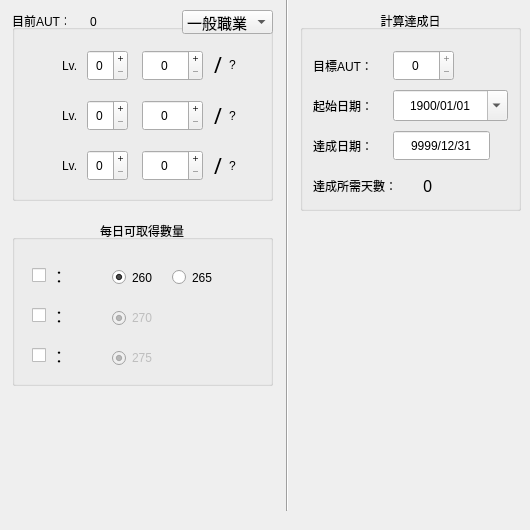
   <widget class="QWidget" name="tab_aut">
    <attribute name="icon">
     <iconset resource="images.qrc">
      <normaloff>:/images/AUT1.png</normaloff>:/images/AUT1.png</iconset>
    </attribute>
    <attribute name="title">
     <string>AUT達成日計算</string>
    </attribute>
    <attribute name="toolTip">
     <string>使用左右鍵或滑鼠滾輪可切換頁面哦！</string>
    </attribute>
    <widget class="QGroupBox" name="groupBox_9">
     <property name="geometry">
      <rect>
       <x>12</x>
       <y>10</y>
       <width>261</width>
       <height>191</height>
      </rect>
     </property>
     <property name="title">
      <string>目前AUT：</string>
     </property>
     <property name="alignment">
      <set>Qt::AlignLeading|Qt::AlignLeft|Qt::AlignVCenter</set>
     </property>
     <widget class="QLabel" name="Aut1upgrade">
      <property name="geometry">
       <rect>
        <x>217</x>
        <y>39</y>
        <width>41</width>
        <height>31</height>
       </rect>
      </property>
      <property name="toolTip">
       <string notr="true">升級所需數量</string>
      </property>
      <property name="statusTip">
       <string notr="true"/>
      </property>
      <property name="whatsThis">
       <string notr="true"/>
      </property>
      <property name="accessibleName">
       <string notr="true"/>
      </property>
      <property name="accessibleDescription">
       <string notr="true"/>
      </property>
      <property name="text">
       <string notr="true">?</string>
      </property>
     </widget>
     <widget class="QLabel" name="label_7">
      <property name="geometry">
       <rect>
        <x>50</x>
        <y>40</y>
        <width>21</width>
        <height>31</height>
       </rect>
      </property>
      <property name="toolTip">
       <string notr="true"/>
      </property>
      <property name="statusTip">
       <string notr="true"/>
      </property>
      <property name="whatsThis">
       <string notr="true"/>
      </property>
      <property name="accessibleName">
       <string notr="true"/>
      </property>
      <property name="accessibleDescription">
       <string notr="true"/>
      </property>
      <property name="text">
       <string notr="true">Lv.</string>
      </property>
     </widget>
     <widget class="QLabel" name="label_63">
      <property name="geometry">
       <rect>
        <x>50</x>
        <y>90</y>
        <width>21</width>
        <height>31</height>
       </rect>
      </property>
      <property name="toolTip">
       <string notr="true"/>
      </property>
      <property name="statusTip">
       <string notr="true"/>
      </property>
      <property name="whatsThis">
       <string notr="true"/>
      </property>
      <property name="accessibleName">
       <string notr="true"/>
      </property>
      <property name="accessibleDescription">
       <string notr="true"/>
      </property>
      <property name="text">
       <string notr="true">Lv.</string>
      </property>
     </widget>
     <widget class="QLabel" name="autimg1">
      <property name="geometry">
       <rect>
        <x>10</x>
        <y>35</y>
        <width>41</width>
        <height>41</height>
       </rect>
      </property>
      <property name="toolTip">
       <string notr="true">賽爾尼溫</string>
      </property>
      <property name="statusTip">
       <string notr="true"/>
      </property>
      <property name="whatsThis">
       <string notr="true"/>
      </property>
      <property name="accessibleName">
       <string notr="true"/>
      </property>
      <property name="accessibleDescription">
       <string notr="true"/>
      </property>
      <property name="text">
       <string notr="true"/>
      </property>
      <property name="pixmap">
       <pixmap resource="images.qrc">:/images/AUT1.png</pixmap>
      </property>
      <property name="scaledContents">
       <bool>false</bool>
      </property>
      <property name="margin">
       <number>-1</number>
      </property>
     </widget>
     <widget class="QLabel" name="label_64">
      <property name="geometry">
       <rect>
        <x>202</x>
        <y>39</y>
        <width>16</width>
        <height>31</height>
       </rect>
      </property>
      <property name="font">
       <font>
        <family>微軟正黑體</family>
        <pointsize>16</pointsize>
       </font>
      </property>
      <property name="toolTip">
       <string notr="true"/>
      </property>
      <property name="statusTip">
       <string notr="true"/>
      </property>
      <property name="whatsThis">
       <string notr="true"/>
      </property>
      <property name="accessibleName">
       <string notr="true"/>
      </property>
      <property name="accessibleDescription">
       <string notr="true"/>
      </property>
      <property name="text">
       <string notr="true">/</string>
      </property>
     </widget>
     <widget class="QLabel" name="Aut2upgrade">
      <property name="geometry">
       <rect>
        <x>217</x>
        <y>90</y>
        <width>41</width>
        <height>31</height>
       </rect>
      </property>
      <property name="toolTip">
       <string notr="true">升級所需數量</string>
      </property>
      <property name="statusTip">
       <string notr="true"/>
      </property>
      <property name="whatsThis">
       <string notr="true"/>
      </property>
      <property name="accessibleName">
       <string notr="true"/>
      </property>
      <property name="accessibleDescription">
       <string notr="true"/>
      </property>
      <property name="text">
       <string notr="true">?</string>
      </property>
     </widget>
     <widget class="QLabel" name="label_67">
      <property name="geometry">
       <rect>
        <x>202</x>
        <y>90</y>
        <width>16</width>
        <height>31</height>
       </rect>
      </property>
      <property name="font">
       <font>
        <family>微軟正黑體</family>
        <pointsize>16</pointsize>
       </font>
      </property>
      <property name="toolTip">
       <string notr="true"/>
      </property>
      <property name="statusTip">
       <string notr="true"/>
      </property>
      <property name="whatsThis">
       <string notr="true"/>
      </property>
      <property name="accessibleName">
       <string notr="true"/>
      </property>
      <property name="accessibleDescription">
       <string notr="true"/>
      </property>
      <property name="text">
       <string notr="true">/</string>
      </property>
     </widget>
     <widget class="QLabel" name="autimg2">
      <property name="geometry">
       <rect>
        <x>10</x>
        <y>85</y>
        <width>41</width>
        <height>41</height>
       </rect>
      </property>
      <property name="toolTip">
       <string notr="true">阿爾克斯</string>
      </property>
      <property name="statusTip">
       <string notr="true"/>
      </property>
      <property name="whatsThis">
       <string notr="true"/>
      </property>
      <property name="accessibleName">
       <string notr="true"/>
      </property>
      <property name="accessibleDescription">
       <string notr="true"/>
      </property>
      <property name="text">
       <string notr="true"/>
      </property>
      <property name="pixmap">
       <pixmap resource="images.qrc">:/images/AUT2.png</pixmap>
      </property>
      <property name="margin">
       <number>-1</number>
      </property>
     </widget>
     <widget class="QSpinBox" name="Aut1LV">
      <property name="geometry">
       <rect>
        <x>75</x>
        <y>40</y>
        <width>41</width>
        <height>31</height>
       </rect>
      </property>
      <property name="alignment">
       <set>Qt::AlignCenter</set>
      </property>
      <property name="buttonSymbols">
       <enum>QAbstractSpinBox::PlusMinus</enum>
      </property>
      <property name="showGroupSeparator" stdset="0">
       <bool>false</bool>
      </property>
      <property name="maximum">
       <number>11</number>
      </property>
      <property name="value">
       <number>0</number>
      </property>
     </widget>
     <widget class="QSpinBox" name="Aut2LV">
      <property name="geometry">
       <rect>
        <x>75</x>
        <y>90</y>
        <width>41</width>
        <height>31</height>
       </rect>
      </property>
      <property name="alignment">
       <set>Qt::AlignCenter</set>
      </property>
      <property name="buttonSymbols">
       <enum>QAbstractSpinBox::PlusMinus</enum>
      </property>
      <property name="showGroupSeparator" stdset="0">
       <bool>false</bool>
      </property>
      <property name="maximum">
       <number>11</number>
      </property>
      <property name="value">
       <number>0</number>
      </property>
     </widget>
     <widget class="QSpinBox" name="Aut1current">
      <property name="geometry">
       <rect>
        <x>130</x>
        <y>40</y>
        <width>61</width>
        <height>31</height>
       </rect>
      </property>
      <property name="alignment">
       <set>Qt::AlignCenter</set>
      </property>
      <property name="buttonSymbols">
       <enum>QAbstractSpinBox::PlusMinus</enum>
      </property>
      <property name="showGroupSeparator" stdset="0">
       <bool>false</bool>
      </property>
      <property name="maximum">
       <number>1100</number>
      </property>
      <property name="value">
       <number>0</number>
      </property>
      <property name="displayIntegerBase">
       <number>10</number>
      </property>
     </widget>
     <widget class="QSpinBox" name="Aut2current">
      <property name="geometry">
       <rect>
        <x>130</x>
        <y>90</y>
        <width>61</width>
        <height>31</height>
       </rect>
      </property>
      <property name="alignment">
       <set>Qt::AlignCenter</set>
      </property>
      <property name="buttonSymbols">
       <enum>QAbstractSpinBox::PlusMinus</enum>
      </property>
      <property name="showGroupSeparator" stdset="0">
       <bool>false</bool>
      </property>
      <property name="maximum">
       <number>1100</number>
      </property>
      <property name="value">
       <number>0</number>
      </property>
      <property name="displayIntegerBase">
       <number>10</number>
      </property>
     </widget>
     <widget class="QLabel" name="AutTotal">
      <property name="geometry">
       <rect>
        <x>78</x>
        <y>-4</y>
        <width>41</width>
        <height>31</height>
       </rect>
      </property>
      <property name="toolTip">
       <string notr="true"/>
      </property>
      <property name="statusTip">
       <string notr="true"/>
      </property>
      <property name="whatsThis">
       <string notr="true"/>
      </property>
      <property name="accessibleName">
       <string notr="true"/>
      </property>
      <property name="accessibleDescription">
       <string notr="true"/>
      </property>
      <property name="text">
       <string notr="true">0</string>
      </property>
     </widget>
     <widget class="QLabel" name="Aut3upgrade">
      <property name="geometry">
       <rect>
        <x>217</x>
        <y>140</y>
        <width>41</width>
        <height>31</height>
       </rect>
      </property>
      <property name="toolTip">
       <string notr="true">升級所需數量</string>
      </property>
      <property name="statusTip">
       <string notr="true"/>
      </property>
      <property name="whatsThis">
       <string notr="true"/>
      </property>
      <property name="accessibleName">
       <string notr="true"/>
      </property>
      <property name="accessibleDescription">
       <string notr="true"/>
      </property>
      <property name="text">
       <string notr="true">?</string>
      </property>
     </widget>
     <widget class="QLabel" name="label_66">
      <property name="geometry">
       <rect>
        <x>50</x>
        <y>140</y>
        <width>21</width>
        <height>31</height>
       </rect>
      </property>
      <property name="toolTip">
       <string notr="true"/>
      </property>
      <property name="statusTip">
       <string notr="true"/>
      </property>
      <property name="whatsThis">
       <string notr="true"/>
      </property>
      <property name="accessibleName">
       <string notr="true"/>
      </property>
      <property name="accessibleDescription">
       <string notr="true"/>
      </property>
      <property name="text">
       <string notr="true">Lv.</string>
      </property>
     </widget>
     <widget class="QLabel" name="label_68">
      <property name="geometry">
       <rect>
        <x>202</x>
        <y>140</y>
        <width>16</width>
        <height>31</height>
       </rect>
      </property>
      <property name="font">
       <font>
        <family>微軟正黑體</family>
        <pointsize>16</pointsize>
       </font>
      </property>
      <property name="toolTip">
       <string notr="true"/>
      </property>
      <property name="statusTip">
       <string notr="true"/>
      </property>
      <property name="whatsThis">
       <string notr="true"/>
      </property>
      <property name="accessibleName">
       <string notr="true"/>
      </property>
      <property name="accessibleDescription">
       <string notr="true"/>
      </property>
      <property name="text">
       <string notr="true">/</string>
      </property>
     </widget>
     <widget class="QSpinBox" name="Aut3LV">
      <property name="geometry">
       <rect>
        <x>75</x>
        <y>140</y>
        <width>41</width>
        <height>31</height>
       </rect>
      </property>
      <property name="alignment">
       <set>Qt::AlignCenter</set>
      </property>
      <property name="buttonSymbols">
       <enum>QAbstractSpinBox::PlusMinus</enum>
      </property>
      <property name="showGroupSeparator" stdset="0">
       <bool>false</bool>
      </property>
      <property name="maximum">
       <number>11</number>
      </property>
      <property name="value">
       <number>0</number>
      </property>
     </widget>
     <widget class="QSpinBox" name="Aut3current">
      <property name="geometry">
       <rect>
        <x>130</x>
        <y>140</y>
        <width>61</width>
        <height>31</height>
       </rect>
      </property>
      <property name="alignment">
       <set>Qt::AlignCenter</set>
      </property>
      <property name="buttonSymbols">
       <enum>QAbstractSpinBox::PlusMinus</enum>
      </property>
      <property name="showGroupSeparator" stdset="0">
       <bool>false</bool>
      </property>
      <property name="maximum">
       <number>1100</number>
      </property>
      <property name="value">
       <number>0</number>
      </property>
      <property name="displayIntegerBase">
       <number>10</number>
      </property>
     </widget>
     <widget class="QLabel" name="autimg3">
      <property name="geometry">
       <rect>
        <x>10</x>
        <y>135</y>
        <width>41</width>
        <height>41</height>
       </rect>
      </property>
      <property name="toolTip">
       <string notr="true">奧迪溫</string>
      </property>
      <property name="statusTip">
       <string notr="true"/>
      </property>
      <property name="whatsThis">
       <string notr="true"/>
      </property>
      <property name="accessibleName">
       <string notr="true"/>
      </property>
      <property name="accessibleDescription">
       <string notr="true"/>
      </property>
      <property name="text">
       <string notr="true"/>
      </property>
      <property name="pixmap">
       <pixmap resource="images.qrc">:/images/AUT3.png</pixmap>
      </property>
      <property name="margin">
       <number>-1</number>
      </property>
     </widget>
    </widget>
    <widget class="QComboBox" name="AutMode">
     <property name="geometry">
      <rect>
       <x>182</x>
       <y>10</y>
       <width>91</width>
       <height>24</height>
      </rect>
     </property>
     <property name="font">
      <font>
       <family>微軟正黑體</family>
       <pointsize>11</pointsize>
      </font>
     </property>
     <property name="toolTip">
      <string notr="true">一般職業(主屬)、傑諾(三屬)、惡復(HP)</string>
     </property>
     <property name="statusTip">
      <string notr="true"/>
     </property>
     <property name="whatsThis">
      <string notr="true"/>
     </property>
     <property name="accessibleName">
      <string notr="true"/>
     </property>
     <property name="accessibleDescription">
      <string notr="true"/>
     </property>
     <property name="currentText">
      <string notr="true">一般職業</string>
     </property>
     <property name="insertPolicy">
      <enum>QComboBox::InsertAtCurrent</enum>
     </property>
     <item>
      <property name="text">
       <string>一般職業</string>
      </property>
     </item>
     <item>
      <property name="text">
       <string>傑諾</string>
      </property>
     </item>
     <item>
      <property name="text">
       <string>惡復</string>
      </property>
     </item>
    </widget>
    <widget class="QGroupBox" name="groupBox_10">
     <property name="geometry">
      <rect>
       <x>12</x>
       <y>220</y>
       <width>261</width>
       <height>166</height>
      </rect>
     </property>
     <property name="title">
      <string>每日可取得數量</string>
     </property>
     <property name="alignment">
      <set>Qt::AlignCenter</set>
     </property>
     <widget class="QCheckBox" name="daily260">
      <property name="geometry">
       <rect>
        <x>20</x>
        <y>30</y>
        <width>71</width>
        <height>51</height>
       </rect>
      </property>
      <property name="sizePolicy">
       <sizepolicy hsizetype="Minimum" vsizetype="Fixed">
        <horstretch>0</horstretch>
        <verstretch>0</verstretch>
       </sizepolicy>
      </property>
      <property name="font">
       <font>
        <family>微軟正黑體</family>
        <pointsize>12</pointsize>
        <bold>false</bold>
       </font>
      </property>
      <property name="toolTip">
       <string notr="true">賽爾尼溫</string>
      </property>
      <property name="statusTip">
       <string notr="true"/>
      </property>
      <property name="whatsThis">
       <string notr="true"/>
      </property>
      <property name="accessibleName">
       <string notr="true"/>
      </property>
      <property name="accessibleDescription">
       <string notr="true"/>
      </property>
      <property name="text">
       <string>：</string>
      </property>
      <property name="icon">
       <iconset resource="images.qrc">
        <normaloff>:/images/260.png</normaloff>:/images/260.png</iconset>
      </property>
      <property name="iconSize">
       <size>
        <width>36</width>
        <height>36</height>
       </size>
      </property>
      <property name="shortcut">
       <string>V</string>
      </property>
      <property name="tristate">
       <bool>false</bool>
      </property>
     </widget>
     <widget class="QCheckBox" name="daily270">
      <property name="geometry">
       <rect>
        <x>20</x>
        <y>70</y>
        <width>71</width>
        <height>51</height>
       </rect>
      </property>
      <property name="font">
       <font>
        <family>微軟正黑體</family>
        <pointsize>12</pointsize>
        <bold>false</bold>
       </font>
      </property>
      <property name="toolTip">
       <string notr="true">阿爾克斯</string>
      </property>
      <property name="statusTip">
       <string notr="true"/>
      </property>
      <property name="whatsThis">
       <string notr="true"/>
      </property>
      <property name="accessibleName">
       <string notr="true"/>
      </property>
      <property name="accessibleDescription">
       <string notr="true"/>
      </property>
      <property name="text">
       <string>：</string>
      </property>
      <property name="icon">
       <iconset resource="images.qrc">
        <normaloff>:/images/270.png</normaloff>:/images/270.png</iconset>
      </property>
      <property name="iconSize">
       <size>
        <width>36</width>
        <height>36</height>
       </size>
      </property>
      <property name="shortcut">
       <string>V</string>
      </property>
      <property name="tristate">
       <bool>false</bool>
      </property>
     </widget>
     <widget class="QWidget" name="widget" native="true">
      <property name="geometry">
       <rect>
        <x>90</x>
        <y>42</y>
        <width>131</width>
        <height>31</height>
       </rect>
      </property>
      <widget class="QRadioButton" name="mob265">
       <property name="geometry">
        <rect>
         <x>70</x>
         <y>0</y>
         <width>51</width>
         <height>31</height>
        </rect>
       </property>
       <property name="text">
        <string>265</string>
       </property>
       <property name="checked">
        <bool>false</bool>
       </property>
      </widget>
      <widget class="QRadioButton" name="mob260">
       <property name="geometry">
        <rect>
         <x>10</x>
         <y>0</y>
         <width>51</width>
         <height>31</height>
        </rect>
       </property>
       <property name="text">
        <string>260</string>
       </property>
       <property name="checked">
        <bool>true</bool>
       </property>
      </widget>
     </widget>
     <widget class="QWidget" name="widget_2" native="true">
      <property name="geometry">
       <rect>
        <x>90</x>
        <y>80</y>
        <width>131</width>
        <height>31</height>
       </rect>
      </property>
      <widget class="QRadioButton" name="mob270">
       <property name="enabled">
        <bool>false</bool>
       </property>
       <property name="geometry">
        <rect>
         <x>10</x>
         <y>10</y>
         <width>83</width>
         <height>16</height>
        </rect>
       </property>
       <property name="text">
        <string>270</string>
       </property>
       <property name="checkable">
        <bool>true</bool>
       </property>
       <property name="checked">
        <bool>true</bool>
       </property>
      </widget>
     </widget>
     <widget class="QWidget" name="widget_3" native="true">
      <property name="geometry">
       <rect>
        <x>90</x>
        <y>120</y>
        <width>131</width>
        <height>31</height>
       </rect>
      </property>
      <widget class="QRadioButton" name="mob275">
       <property name="enabled">
        <bool>false</bool>
       </property>
       <property name="geometry">
        <rect>
         <x>10</x>
         <y>10</y>
         <width>83</width>
         <height>16</height>
        </rect>
       </property>
       <property name="text">
        <string>275</string>
       </property>
       <property name="checkable">
        <bool>true</bool>
       </property>
       <property name="checked">
        <bool>true</bool>
       </property>
      </widget>
     </widget>
     <widget class="QCheckBox" name="daily275">
      <property name="geometry">
       <rect>
        <x>20</x>
        <y>110</y>
        <width>71</width>
        <height>51</height>
       </rect>
      </property>
      <property name="font">
       <font>
        <family>微軟正黑體</family>
        <pointsize>12</pointsize>
        <bold>false</bold>
       </font>
      </property>
      <property name="toolTip">
       <string notr="true">奧迪溫</string>
      </property>
      <property name="statusTip">
       <string notr="true"/>
      </property>
      <property name="whatsThis">
       <string notr="true"/>
      </property>
      <property name="accessibleName">
       <string notr="true"/>
      </property>
      <property name="accessibleDescription">
       <string notr="true"/>
      </property>
      <property name="text">
       <string>：</string>
      </property>
      <property name="icon">
       <iconset resource="images.qrc">
        <normaloff>:/images/275.png</normaloff>:/images/275.png</iconset>
      </property>
      <property name="iconSize">
       <size>
        <width>36</width>
        <height>36</height>
       </size>
      </property>
      <property name="shortcut">
       <string>V</string>
      </property>
      <property name="tristate">
       <bool>false</bool>
      </property>
     </widget>
    </widget>
    <widget class="QGroupBox" name="groupBox_11">
     <property name="geometry">
      <rect>
       <x>300</x>
       <y>10</y>
       <width>221</width>
       <height>201</height>
      </rect>
     </property>
     <property name="title">
      <string>計算達成日</string>
     </property>
     <property name="alignment">
      <set>Qt::AlignCenter</set>
     </property>
     <property name="flat">
      <bool>false</bool>
     </property>
     <property name="checkable">
      <bool>false</bool>
     </property>
     <widget class="QLabel" name="targetDays_aut">
      <property name="geometry">
       <rect>
        <x>123</x>
        <y>160</y>
        <width>51</width>
        <height>31</height>
       </rect>
      </property>
      <property name="font">
       <font>
        <family>微軟正黑體</family>
        <pointsize>12</pointsize>
        <underline>false</underline>
       </font>
      </property>
      <property name="toolTip">
       <string notr="true"/>
      </property>
      <property name="statusTip">
       <string notr="true"/>
      </property>
      <property name="whatsThis">
       <string notr="true"/>
      </property>
      <property name="accessibleName">
       <string notr="true"/>
      </property>
      <property name="accessibleDescription">
       <string notr="true"/>
      </property>
      <property name="text">
       <string notr="true">0</string>
      </property>
     </widget>
     <widget class="QSpinBox" name="targetAut">
      <property name="geometry">
       <rect>
        <x>93</x>
        <y>40</y>
        <width>61</width>
        <height>31</height>
       </rect>
      </property>
      <property name="toolTip">
       <string notr="true"/>
      </property>
      <property name="statusTip">
       <string notr="true"/>
      </property>
      <property name="whatsThis">
       <string notr="true"/>
      </property>
      <property name="accessibleName">
       <string notr="true"/>
      </property>
      <property name="accessibleDescription">
       <string notr="true"/>
      </property>
      <property name="alignment">
       <set>Qt::AlignCenter</set>
      </property>
      <property name="buttonSymbols">
       <enum>QAbstractSpinBox::PlusMinus</enum>
      </property>
      <property name="specialValueText">
       <string notr="true"/>
      </property>
      <property name="minimum">
       <number>0</number>
      </property>
      <property name="maximum">
       <number>0</number>
      </property>
      <property name="singleStep">
       <number>10</number>
      </property>
      <property name="value">
       <number>0</number>
      </property>
     </widget>
     <widget class="QDateEdit" name="startDate_aut">
      <property name="geometry">
       <rect>
        <x>93</x>
        <y>80</y>
        <width>115</width>
        <height>31</height>
       </rect>
      </property>
      <property name="toolTip">
       <string notr="true"/>
      </property>
      <property name="statusTip">
       <string notr="true"/>
      </property>
      <property name="whatsThis">
       <string notr="true"/>
      </property>
      <property name="accessibleName">
       <string notr="true"/>
      </property>
      <property name="accessibleDescription">
       <string notr="true"/>
      </property>
      <property name="alignment">
       <set>Qt::AlignCenter</set>
      </property>
      <property name="buttonSymbols">
       <enum>QAbstractSpinBox::UpDownArrows</enum>
      </property>
      <property name="specialValueText">
       <string notr="true"/>
      </property>
      <property name="showGroupSeparator" stdset="0">
       <bool>false</bool>
      </property>
      <property name="dateTime">
       <datetime>
        <hour>8</hour>
        <minute>0</minute>
        <second>0</second>
        <year>1900</year>
        <month>1</month>
        <day>1</day>
       </datetime>
      </property>
      <property name="maximumDateTime">
       <datetime>
        <hour>7</hour>
        <minute>59</minute>
        <second>59</second>
        <year>10000</year>
        <month>1</month>
        <day>1</day>
       </datetime>
      </property>
      <property name="minimumDateTime">
       <datetime>
        <hour>8</hour>
        <minute>0</minute>
        <second>0</second>
        <year>1900</year>
        <month>1</month>
        <day>1</day>
       </datetime>
      </property>
      <property name="maximumDate">
       <date>
        <year>10000</year>
        <month>1</month>
        <day>1</day>
       </date>
      </property>
      <property name="minimumDate">
       <date>
        <year>1900</year>
        <month>1</month>
        <day>1</day>
       </date>
      </property>
      <property name="minimumTime">
       <time>
        <hour>8</hour>
        <minute>0</minute>
        <second>0</second>
       </time>
      </property>
      <property name="currentSection">
       <enum>QDateTimeEdit::YearSection</enum>
      </property>
      <property name="displayFormat">
       <string notr="true">yyyy/MM/dd</string>
      </property>
      <property name="calendarPopup">
       <bool>true</bool>
      </property>
      <property name="timeSpec">
       <enum>Qt::LocalTime</enum>
      </property>
      <property name="date">
       <date>
        <year>1900</year>
        <month>1</month>
        <day>1</day>
       </date>
      </property>
     </widget>
     <widget class="QLabel" name="label_61">
      <property name="geometry">
       <rect>
        <x>13</x>
        <y>120</y>
        <width>81</width>
        <height>31</height>
       </rect>
      </property>
      <property name="toolTip">
       <string notr="true"/>
      </property>
      <property name="statusTip">
       <string notr="true"/>
      </property>
      <property name="whatsThis">
       <string notr="true"/>
      </property>
      <property name="accessibleName">
       <string notr="true"/>
      </property>
      <property name="accessibleDescription">
       <string notr="true"/>
      </property>
      <property name="text">
       <string notr="true">達成日期：</string>
      </property>
     </widget>
     <widget class="QLabel" name="label_62">
      <property name="geometry">
       <rect>
        <x>13</x>
        <y>160</y>
        <width>111</width>
        <height>31</height>
       </rect>
      </property>
      <property name="toolTip">
       <string notr="true"/>
      </property>
      <property name="statusTip">
       <string notr="true"/>
      </property>
      <property name="whatsThis">
       <string notr="true"/>
      </property>
      <property name="accessibleName">
       <string notr="true"/>
      </property>
      <property name="accessibleDescription">
       <string notr="true"/>
      </property>
      <property name="text">
       <string notr="true">達成所需天數：</string>
      </property>
     </widget>
     <widget class="QLabel" name="label_65">
      <property name="geometry">
       <rect>
        <x>13</x>
        <y>40</y>
        <width>81</width>
        <height>31</height>
       </rect>
      </property>
      <property name="toolTip">
       <string notr="true"/>
      </property>
      <property name="statusTip">
       <string notr="true"/>
      </property>
      <property name="whatsThis">
       <string notr="true"/>
      </property>
      <property name="accessibleName">
       <string notr="true"/>
      </property>
      <property name="accessibleDescription">
       <string notr="true"/>
      </property>
      <property name="text">
       <string notr="true">目標AUT：</string>
      </property>
     </widget>
     <widget class="QLabel" name="label_41">
      <property name="geometry">
       <rect>
        <x>13</x>
        <y>80</y>
        <width>81</width>
        <height>31</height>
       </rect>
      </property>
      <property name="toolTip">
       <string notr="true"/>
      </property>
      <property name="statusTip">
       <string notr="true"/>
      </property>
      <property name="whatsThis">
       <string notr="true"/>
      </property>
      <property name="accessibleName">
       <string notr="true"/>
      </property>
      <property name="accessibleDescription">
       <string notr="true"/>
      </property>
      <property name="text">
       <string notr="true">起始日期：</string>
      </property>
     </widget>
     <widget class="QDateEdit" name="targetDate_aut">
      <property name="geometry">
       <rect>
        <x>93</x>
        <y>120</y>
        <width>97</width>
        <height>31</height>
       </rect>
      </property>
      <property name="toolTip">
       <string notr="true"/>
      </property>
      <property name="statusTip">
       <string notr="true"/>
      </property>
      <property name="whatsThis">
       <string notr="true"/>
      </property>
      <property name="accessibleName">
       <string notr="true"/>
      </property>
      <property name="accessibleDescription">
       <string notr="true"/>
      </property>
      <property name="wrapping">
       <bool>false</bool>
      </property>
      <property name="frame">
       <bool>true</bool>
      </property>
      <property name="alignment">
       <set>Qt::AlignCenter</set>
      </property>
      <property name="readOnly">
       <bool>true</bool>
      </property>
      <property name="buttonSymbols">
       <enum>QAbstractSpinBox::NoButtons</enum>
      </property>
      <property name="specialValueText">
       <string notr="true"/>
      </property>
      <property name="keyboardTracking">
       <bool>false</bool>
      </property>
      <property name="dateTime">
       <datetime>
        <hour>0</hour>
        <minute>0</minute>
        <second>0</second>
        <year>9999</year>
        <month>12</month>
        <day>31</day>
       </datetime>
      </property>
      <property name="maximumDateTime">
       <datetime>
        <hour>23</hour>
        <minute>59</minute>
        <second>59</second>
        <year>9999</year>
        <month>12</month>
        <day>31</day>
       </datetime>
      </property>
      <property name="maximumDate">
       <date>
        <year>9999</year>
        <month>12</month>
        <day>31</day>
       </date>
      </property>
      <property name="minimumDate">
       <date>
        <year>2019</year>
        <month>3</month>
        <day>1</day>
       </date>
      </property>
      <property name="minimumTime">
       <time>
        <hour>0</hour>
        <minute>0</minute>
        <second>0</second>
       </time>
      </property>
      <property name="displayFormat">
       <string>yyyy/MM/dd</string>
      </property>
      <property name="calendarPopup">
       <bool>false</bool>
      </property>
      <property name="date">
       <date>
        <year>9999</year>
        <month>12</month>
        <day>31</day>
       </date>
      </property>
     </widget>
    </widget>
    <widget class="Line" name="line_14">
     <property name="geometry">
      <rect>
       <x>272</x>
       <y>-10</y>
       <width>31</width>
       <height>521</height>
      </rect>
     </property>
     <property name="orientation">
      <enum>Qt::Vertical</enum>
     </property>
    </widget>
   </widget>
